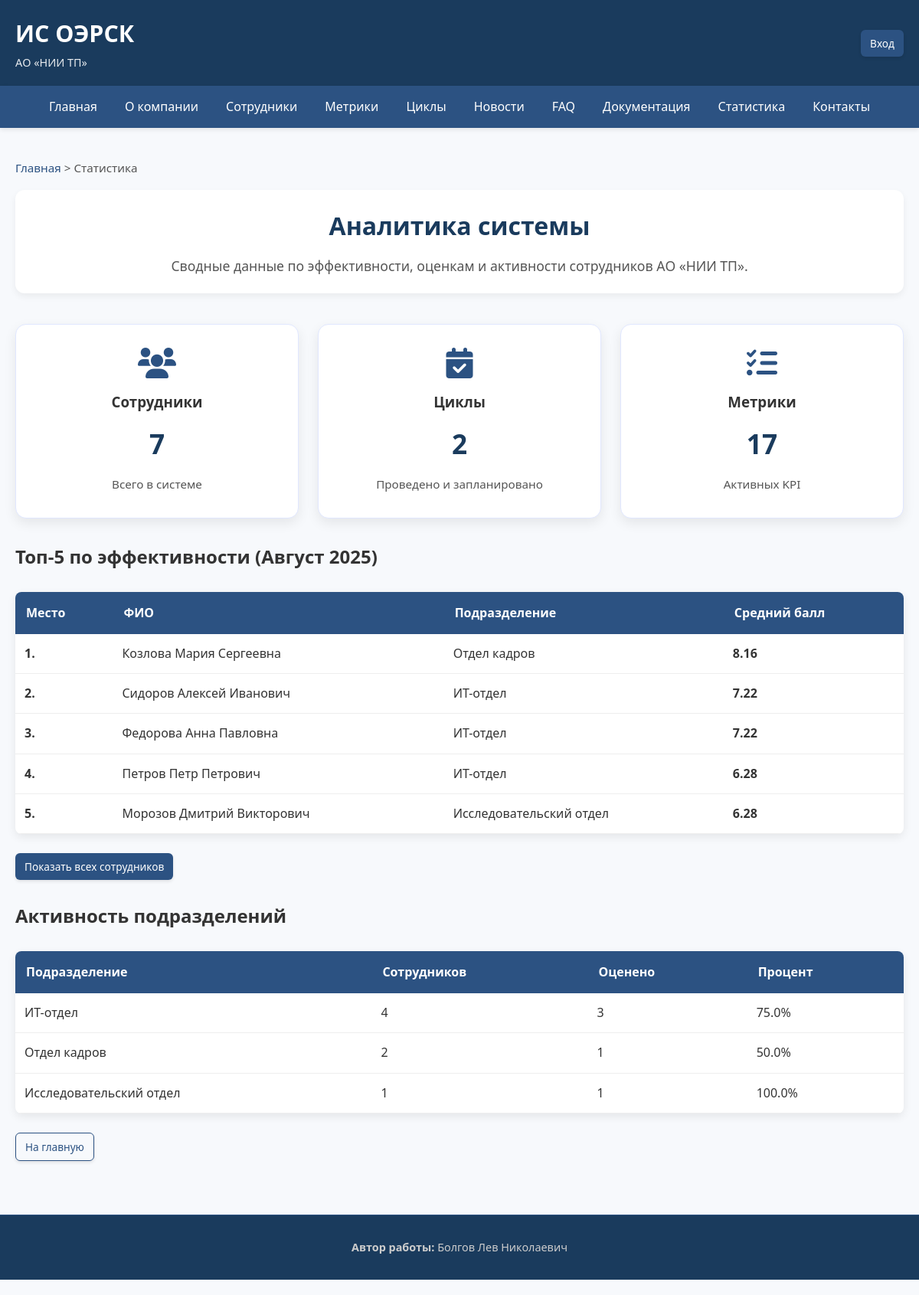
/stats, run on an earlier commit of the app's database.
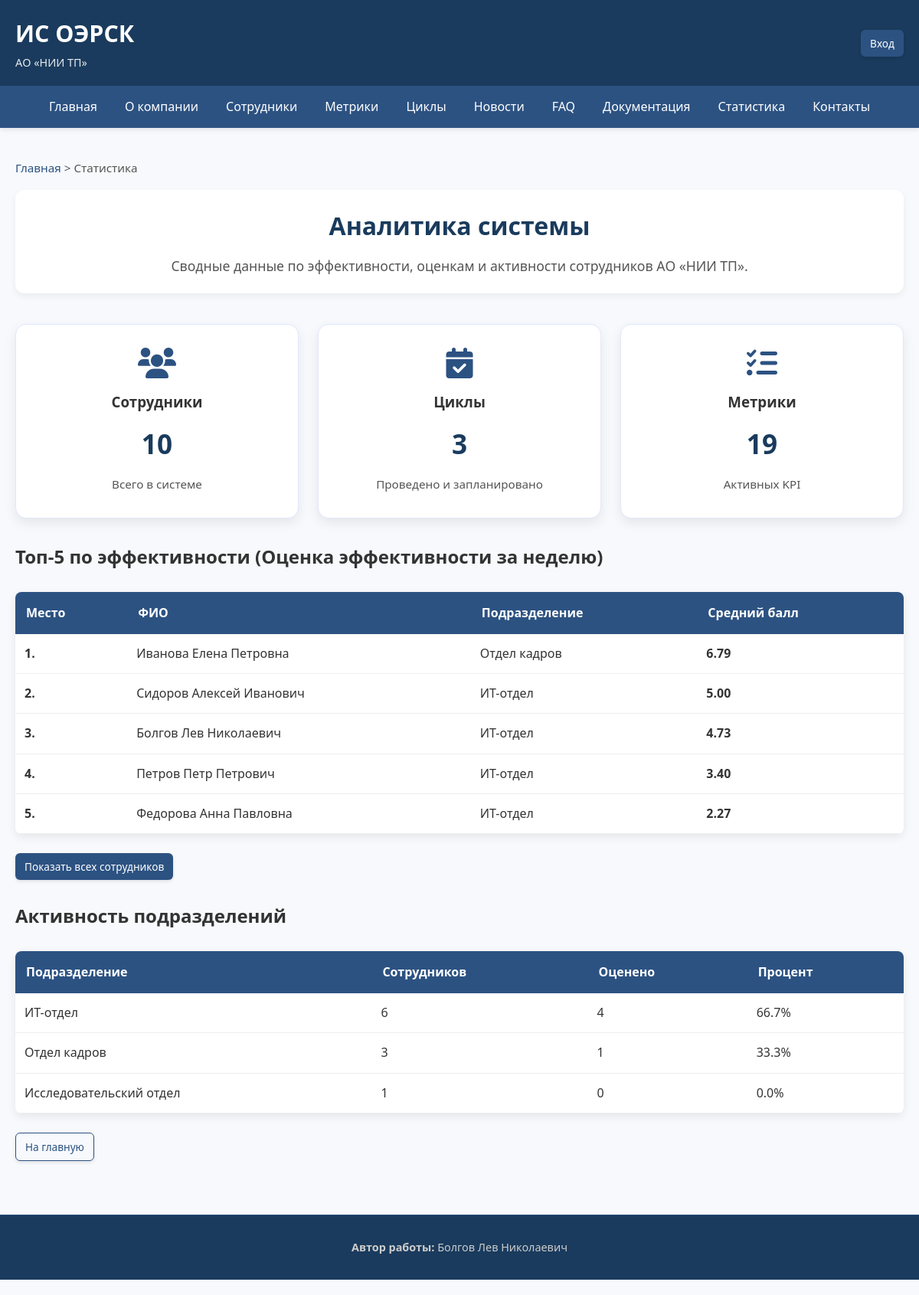
And on a later commit of the database.
### app/models.py (models this page shows)
class EvaluationCycle(db.Model):
    __tablename__ = 'evaluation_cycles'
    id = db.Column(db.Integer, primary_key=True)
    name = db.Column(db.String(100), nullable=False)
    start_date = db.Column(db.DateTime, nullable=False)
    end_date = db.Column(db.DateTime, nullable=False)
    is_active = db.Column(db.Boolean, default=True)
    description = db.Column(db.Text)
    evaluations = db.relationship('EmployeeMetric', backref='cycle', cascade="all, delete", lazy='dynamic')
    feedbacks = db.relationship('Feedback', backref='cycle', cascade="all, delete", lazy='dynamic')

class Employee(db.Model, UserMixin):
    __tablename__ = 'employees'
    id = db.Column(db.Integer, primary_key=True)
    full_name = db.Column(db.String(150), nullable=False)
    email = db.Column(db.String(120), unique=True, nullable=False)
    password_hash = db.Column(db.String(255), nullable=False)
    role_id = db.Column(db.Integer, db.ForeignKey('roles.id'), nullable=False)
    department_id = db.Column(db.Integer, db.ForeignKey('departments.id'), nullable=False)
    position_id = db.Column(db.Integer, db.ForeignKey('positions.id'), nullable=False)
    ip_address = db.Column(db.String(45))
    hire_date = db.Column(db.DateTime, default=datetime.utcnow)
    is_active = db.Column(db.Boolean, default=True)
    role = db.relationship('Role')
    department = db.relationship('Department')
    position = db.relationship('Position')
    metrics_received = db.relationship('EmployeeMetric', foreign_keys='EmployeeMetric.employee_id', backref='employee')
    received_feedback = db.relationship('Feedback', foreign_keys='Feedback.employee_id', backref='employee')
    sender_feedbacks = db.relationship('Feedback', foreign_keys='Feedback.sender_id', backref='sender')
    faqs_created = db.relationship('FAQ', backref='author')
    news_created = db.relationship('News', backref='author')

class Department(db.Model):
    __tablename__ = 'departments'
    id = db.Column(db.Integer, primary_key=True)
    name = db.Column(db.String(100), nullable=False, unique=True)
    description = db.Column(db.Text)

### app/views.py (the view)
@views.route('/stats')
def stats():
    total_emps = Employee.query.filter_by(is_active=True).count()
    total_cycles = EvaluationCycle.query.count()
    active_metrics = PerformanceMetric.query.filter_by(is_active=True).count()
    feedback_count = Feedback.query.count()
    active_cycle = EvaluationCycle.query.filter_by(is_active=True).first()
    if not active_cycle:
        flash("Нет активного цикла оценки.", "info")
        top_employees = []
        evaluated_count = 0
        not_evaluated_count = 0
        department_stats = []
        category_names = []
        category_scores = []
        all_scores = []
        dept_names = []
        dept_avg_scores = []
    else:
        from sqlalchemy import func
        top_employee_data = db.session.query(
            Employee.full_name,
            Department.name.label('dept_name'),
            func.avg(EmployeeMetric.score).label('avg_score')
        ).join(EmployeeMetric, Employee.id == EmployeeMetric.employee_id) \
         .join(Department, Employee.department_id == Department.id) \
         .filter(EmployeeMetric.cycle_id == active_cycle.id) \
         .group_by(Employee.id, Department.name) \
         .order_by(func.avg(EmployeeMetric.score).desc()) \
         .limit(5).all()
        top_employees = [
            {"full_name": row.full_name, "department": {"name": row.dept_name}, "avg_score": float(row.avg_score)}
            for row in top_employee_data
        ]
        all_employees = Employee.query.filter_by(is_active=True).all()
        evaluated_ids = {item[0] for item in db.session.query(EmployeeMetric.employee_id).filter(
            EmployeeMetric.cycle_id == active_cycle.id
        ).distinct().all()}
        evaluated_count = len(evaluated_ids)
        not_evaluated_count = len(all_employees) - evaluated_count
        department_stats = []
        for dept in Department.query.all():
            emps = Employee.query.filter_by(department_id=dept.id, is_active=True).all()
            if emps:
                total = len(emps)
                evaluated = len([e for e in emps if e.id in evaluated_ids])
                percent = (evaluated / total) * 100
                department_stats.append({
                    "name": dept.name,
                    "total": total,
                    "evaluated": evaluated,
                    "percent": round(percent, 1)
                })
        all_scores = [float(row.score) for row in db.session.query(EmployeeMetric.score).filter(
            EmployeeMetric.cycle_id == active_cycle.id
        ).all()]
        dept_avg_data = db.session.query(
            Department.name,
            func.avg(EmployeeMetric.score).label('avg_score')
        ).join(Employee, Department.id == Employee.department_id) \
         .join(EmployeeMetric, Employee.id == EmployeeMetric.employee_id) \
         .filter(EmployeeMetric.cycle_id == active_cycle.id) \
         .group_by(Department.id, Department.name).all()
        dept_names = [row.name for row in dept_avg_data]
        dept_avg_scores = [float(row.avg_score) for row in dept_avg_data]
        category_data = db.session.query(
            MetricCategory.name,
            func.avg(EmployeeMetric.score).label('avg_score')
        ).join(PerformanceMetric, EmployeeMetric.metric_id == PerformanceMetric.id) \
        .join(MetricCategory, PerformanceMetric.category_id == MetricCategory.id) \
        .filter(EmployeeMetric.cycle_id == active_cycle.id) \
        .group_by(MetricCategory.id, MetricCategory.name) \
        .all()
        category_names = [item.name for item in category_data]
        category_scores = [float(item.avg_score) if item.avg_score else 0.0 for item in category_data]
    breadcrumbs = [("Главная", url_for('views.index')), ("Статистика", url_for('views.stats'))]
    return render_with_breadcrumbs('stats.html', breadcrumbs,
                                   total_emps=total_emps,
                                   total_cycles=total_cycles,
                                   active_metrics=active_metrics,
                                   feedback_count=feedback_count,
                                   active_cycle=active_cycle,
                                   top_employees=top_employees,
                                   evaluated_count=evaluated_count,
                                   not_evaluated_count=not_evaluated_count,
                                   department_stats=department_stats,
                                   category_names=category_names,
                                   category_scores=category_scores,
                                   all_scores=all_scores,
                                   dept_names=dept_names,
                                   dept_avg_scores=dept_avg_scores)

### app/views.py (called while the page is built)
def render_with_breadcrumbs(template, breadcrumbs, **context):
    return render_template(template, breadcrumbs=breadcrumbs, **context)

### app/templates/stats.html (shortened to what this page needs)
{% extends "base.html" %}
{% block content %}
<div class="page-header">
    <h1>Аналитика системы</h1>
    <p class="lead">
        Сводные данные по эффективности, оценкам и активности сотрудников АО «НИИ ТП».
    </p>
</div>
<div class="grid-2col">
    <div class="stat-card">
        <i class="fas fa-users"></i>
        <h3>Сотрудники</h3>
        <p class="stat-number">{{ total_emps }}</p>
        <p class="stat-desc">Всего в системе</p>
    </div>
    <div class="stat-card">
        <i class="fas fa-calendar-check"></i>
        <h3>Циклы</h3>
        <p class="stat-number">{{ total_cycles }}</p>
        <p class="stat-desc">Проведено и запланировано</p>
    </div>
    <div class="stat-card">
        <i class="fas fa-tasks"></i>
        <h3>Метрики</h3>
        <p class="stat-number">{{ active_metrics }}</p>
        <p class="stat-desc">Активных KPI</p>
    </div>
</div>
{% if active_cycle %}
    <div class="section">
        <h2>Топ-5 по эффективности ({{ active_cycle.name }})</h2>
        {% if top_employees %}
        <table>
            <thead>
                <tr>
                    <th>Место</th>
                    <th>ФИО</th>
                    <th>Подразделение</th>
                    <th>Средний балл</th>
                </tr>
            </thead>
            <tbody>
                {% for emp in top_employees %}
                <tr>
                    <td><strong>{{ loop.index }}.</strong></td>
                    <td>{{ emp.full_name }}</td>
                    <td>{{ emp.department.name }}</td>
                    <td><strong>{{ "%.2f"|format(emp.avg_score) }}</strong></td>
                </tr>
                {% endfor %}
            </tbody>
        </table>
        <div class="action-buttons" style="margin-top: 1rem;">
            <a href="{{ url_for('views.all_employees') }}" class="btn btn-secondary">
                Показать всех сотрудников
            </a>
        </div>
        {% else %}
        <p>Нет данных по оценкам.</p>
        {% endif %}
    </div>
    <div class="section">
        <h2>Активность подразделений</h2>
        {% if department_stats %}
        <table>
            <thead>
                <tr>
                    <th>Подразделение</th>
                    <th>Сотрудников</th>
                    <th>Оценено</th>
                    <th>Процент</th>
                </tr>
            </thead>
            <tbody>
                {% for dept in department_stats %}
                <tr>
                    <td>{{ dept.name }}</td>
                    <td>{{ dept.total }}</td>
                    <td>{{ dept.evaluated }}</td>
                    <td>{{ dept.percent }}%</td>
                </tr>
                {% endfor %}
            </tbody>
        </table>
        {% else %}
        <p>Нет данных по подразделениям.</p>
        {% endif %}
    </div>
{% else %}
    <div class="alert alert-info">
        Нет активного цикла оценки. Данные по эффективности недоступны.
    </div>
{% endif %}
<div class="action-buttons">
    <a href="{{ url_for('views.index') }}" class="btn btn-outline">На главную</a>
</div>
{% endblock %}

What changed in the data, as far as the page shows it:
no longer on this page (row edited): EvaluationCycle: name "Август 2025"
no longer on this page (row edited): Employee: full_name "Козлова Мария Сергеевна", department.name "Отдел кадров", avg_score "8.16"
no longer on this page (row edited): Employee: full_name "Морозов Дмитрий Викторович", department.name "Исследовательский отдел", avg_score "6.28"
added EvaluationCycle: name "Оценка эффективности за неделю"
now on this page (row edited): Employee: full_name "Иванова Елена Петровна", department.name "Отдел кадров", avg_score "6.79"
changed Employee "Сидоров Алексей Иванович": avg_score "7.22" → "5.00"
now on this page (row edited): Employee: full_name "Болгов Лев Николаевич", department.name "ИТ-отдел", avg_score "4.73"
changed Employee "Петров Петр Петрович": avg_score "6.28" → "3.40"; moves up the list
changed Employee "Федорова Анна Павловна": avg_score "7.22" → "2.27"
computed for Department "ИТ-отдел": total "4" → "6"; evaluated "3" → "4"; percent "75.0" → "66.7"
computed for Department "Отдел кадров": total "2" → "3"; percent "50.0" → "33.3"
computed for Department "Исследовательский отдел": evaluated "1" → "0"; percent "100.0" → "0.0"
Also different on the page:
{{ total_emps }}: "7" → "10"
{{ total_cycles }}: "2" → "3"
{{ active_metrics }}: "17" → "19"
